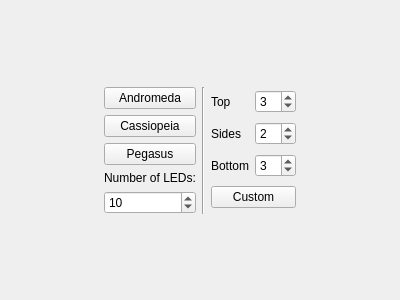
<?xml version="1.0" encoding="UTF-8"?>
<ui version="4.0">
 <class>ZonePlacementPage</class>
 <widget class="QWizardPage" name="ZonePlacementPage">
  <property name="geometry">
   <rect>
    <x>0</x>
    <y>0</y>
    <width>400</width>
    <height>300</height>
   </rect>
  </property>
  <property name="windowTitle">
   <string>WizardPage</string>
  </property>
  <layout class="QGridLayout" name="gridLayout">
   <item row="0" column="2">
    <spacer name="verticalSpacer">
     <property name="orientation">
      <enum>Qt::Vertical</enum>
     </property>
     <property name="sizeHint" stdset="0">
      <size>
       <width>20</width>
       <height>40</height>
      </size>
     </property>
    </spacer>
   </item>
   <item row="2" column="2">
    <spacer name="verticalSpacer_2">
     <property name="orientation">
      <enum>Qt::Vertical</enum>
     </property>
     <property name="sizeHint" stdset="0">
      <size>
       <width>20</width>
       <height>40</height>
      </size>
     </property>
    </spacer>
   </item>
   <item row="1" column="2">
    <layout class="QHBoxLayout" name="horizontalLayout">
     <item>
      <layout class="QVBoxLayout" name="verticalLayout">
       <item>
        <widget class="QPushButton" name="pbAndromeda">
         <property name="text">
          <string>Andromeda</string>
         </property>
        </widget>
       </item>
       <item>
        <widget class="QPushButton" name="pbCassiopeia">
         <property name="text">
          <string>Cassiopeia</string>
         </property>
        </widget>
       </item>
       <item>
        <widget class="QPushButton" name="pbPegasus">
         <property name="text">
          <string>Pegasus</string>
         </property>
        </widget>
       </item>
       <item>
        <widget class="QLabel" name="label">
         <property name="text">
          <string>Number of LEDs:</string>
         </property>
        </widget>
       </item>
       <item>
        <widget class="QSpinBox" name="sbNumberOfLeds">
         <property name="minimum">
          <number>1</number>
         </property>
         <property name="value">
          <number>10</number>
         </property>
        </widget>
       </item>
      </layout>
     </item>
     <item>
      <widget class="Line" name="line">
       <property name="orientation">
        <enum>Qt::Vertical</enum>
       </property>
      </widget>
     </item>
     <item>
      <layout class="QGridLayout" name="gridLayout_2">
       <item row="0" column="0">
        <widget class="QLabel" name="label_2">
         <property name="text">
          <string>Top</string>
         </property>
        </widget>
       </item>
       <item row="0" column="1">
        <widget class="QSpinBox" name="sbTopLeds">
         <property name="value">
          <number>3</number>
         </property>
        </widget>
       </item>
       <item row="1" column="0">
        <widget class="QLabel" name="label_3">
         <property name="text">
          <string>Sides</string>
         </property>
        </widget>
       </item>
       <item row="1" column="1">
        <widget class="QSpinBox" name="sbSideLeds">
         <property name="value">
          <number>2</number>
         </property>
        </widget>
       </item>
       <item row="2" column="0">
        <widget class="QLabel" name="label_4">
         <property name="text">
          <string>Bottom</string>
         </property>
        </widget>
       </item>
       <item row="2" column="1">
        <widget class="QSpinBox" name="sbBottomLeds">
         <property name="value">
          <number>3</number>
         </property>
        </widget>
       </item>
       <item row="3" column="0" colspan="2">
        <widget class="QPushButton" name="pbCustom">
         <property name="text">
          <string>Custom</string>
         </property>
        </widget>
       </item>
      </layout>
     </item>
    </layout>
   </item>
   <item row="1" column="0">
    <spacer name="horizontalSpacer">
     <property name="orientation">
      <enum>Qt::Horizontal</enum>
     </property>
     <property name="sizeHint" stdset="0">
      <size>
       <width>40</width>
       <height>20</height>
      </size>
     </property>
    </spacer>
   </item>
   <item row="1" column="6">
    <spacer name="horizontalSpacer_2">
     <property name="orientation">
      <enum>Qt::Horizontal</enum>
     </property>
     <property name="sizeHint" stdset="0">
      <size>
       <width>40</width>
       <height>20</height>
      </size>
     </property>
    </spacer>
   </item>
  </layout>
 </widget>
 <resources/>
 <connections/>
</ui>
